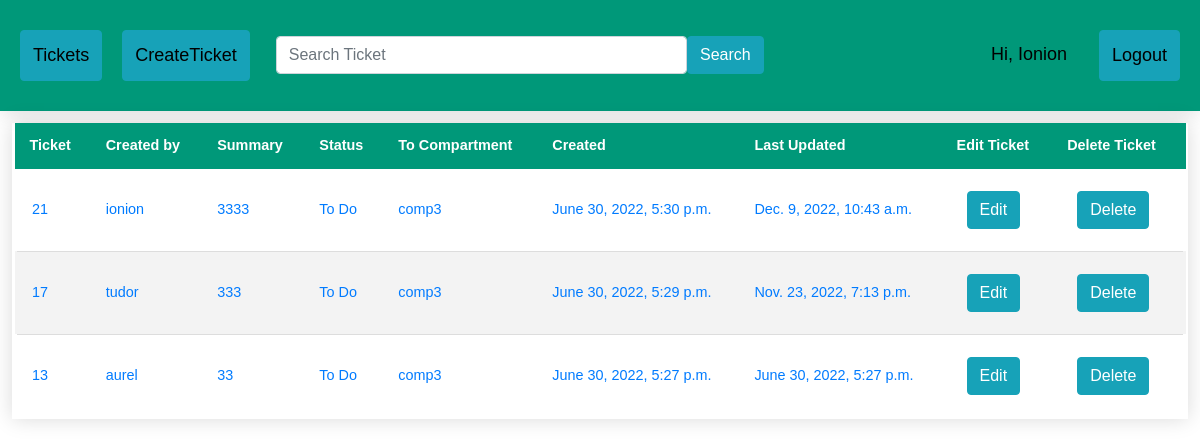
Screenshot of / (signed in) with the database file from the repository.
### ticketApp/models.py (models this page shows)
class Ticket(models.Model):
	title = models.CharField(max_length=100)
	assignee = models.ForeignKey(User, null=True, blank=True, on_delete=models.CASCADE)
	status = models.CharField(max_length=25, choices=TicketStatus.choices, default=TicketStatus.TO_DO)
	compartment = models.CharField(max_length=25, choices=Compartiment.choices, default=None, null=False, blank=False)
	description = models.TextField()
	created_at = models.DateTimeField('created at', auto_now_add=True)
	updated_at = models.DateTimeField('updated at', auto_now=True)
	active = models.BooleanField(default=1)

### ticketApp/views.py (the view)
# urls.py: path('', views.index, name='index'),
def index(request):
	tickets = Ticket.objects.order_by('-created_at')
	return render(request, 'index.html', {'tickets': tickets})

### ticketApp/templates/index.html (shortened to what this page needs)
{% extends 'base.html' %}
{% block content %}
<table class="styled-table" content="width=device-width, initial-scale=1, maximum-scale=1, minimum-scale=1">
    <thead>
    <tr>
        <th>Ticket</th>
        <th>Created by</th>
        <th>Summary</th>
        <th>Status</th>
        <th>To Compartment</th>
        <th>Created</th>
        <th>Last Updated</th>
        <th>Edit Ticket</th>
        <th>Delete Ticket</th>
    </tr>
    </thead>
    {% if user.is_authenticated %}
    <tbody>
    {% for ticket in tickets %}
    {% if user.usercreate.compartment == ticket.compartment or user.is_superuser %}
    {% if ticket.active == True %}
    <tr>
        <td><a href="/ticket/{{ticket.id}}">{{ticket.id}}</a></td>
        <td><a href="/ticket/{{ticket.id}}">{{ticket.assignee}}</a></td>
        <td><a href="/ticket/{{ticket.id}}">{{ticket.title}}</a></td>
        <td><a href="/ticket/{{ticket.id}}">{{ticket.status}}</a></td>
        <td><a href="/ticket/{{ticket.id}}">{{ticket.compartment}}</a></td>
        <td><a href="/ticket/{{ticket.id}}">{{ticket.created_at}}</a></td>
        <td><a href="/ticket/{{ticket.id}}">{{ticket.updated_at}}</a></td>
        <td><a href="{% url 'EditTicket' ticket.id %}" style="margin:10px;" class="btn btn-info">Edit</a></td>
        <td><a href="{% url 'InactiveTicket' ticket.id %}" style="margin:10px;" class="btn btn-info">Delete</a></td>
    </tr>
    {% endif %}
    {% endif %}
    {% endfor %}
    {% else %}
    <h2 align="center" class="rainbow-text"><strong>You can Login when the Admin activates your account!!!</strong></h2>
    </tbody>
    {% endif %}
</table>
{% endblock %}

### ticketApp/templates/base.html (shortened to what this page needs)
<!DOCTYPE html>
<html>
<head>
    {% load static %}
    <link rel="stylesheet" href="https://stackpath.bootstrapcdn.com/bootstrap/4.4.1/css/bootstrap.min.css"
>
    <link rel="stylesheet" type="text/css" href="{% static 'css/style.css' %}">
</head>
<body>
<div class="header">
    <a href="{% url 'index' %}" style="margin:10px;" class="btn btn-info">Tickets</a>
    {% if user.is_authenticated %}
    <a href="{% url 'CreateTicket' %}" style="margin:10px;" class="btn btn-info">CreateTicket</a>
    <form style="margin:10px;" class="d-flex" method=POST action="{% url 'index_search' %}">
        <input class="form-control me-2" type="search" placeholder="Search Ticket" aria-label="Search" name="searched">
        <button class="btn btn-info" type="submit">Search</button>
    </form>
    {% endif %}
    <div class="header-right">
        {% if user.is_authenticated %}
        <a style="margin:10px;">Hi, {{ request.user.username|title }}</a>
        <a class="btn btn-info" href="/logout_request" style="margin:10px;">Logout</a>
        {% else %}
        <a href="{% url 'login_request' %}" class="btn btn-info">Login</a>
        {% endif %}
    </div>
</div>
<div id="body">
    {% block content %}{% endblock %}
</div>
</body>
</html>

### ticketApp/static/css/style.css (style rules this page uses)
.header { overflow: hidden; background-color: #009879; padding: 20px 10px; min-width: 200px; box-shadow: 0 0 20px rgba(0, 0, 0, 0.15); }
.header a { float: left; color: black; text-align: center; padding: 12px; text-decoration: none; font-size: 18px; font-family: sans-serif; line-height: 25px; border-radius: 4px; }
.header-right { float: right; }
.d-flex { float: left; width: 500px; text-align: center; font-family: sans-serif; line-height: 25px; padding: 6px; }
.styled-table { border-collapse: collapse; margin: 25px 0; width:98%; margin-top: 1%; margin-left:1%; margin-right:1%; font-size: 0.9em; font-family: sans-serif; min-width: 200px; box-shadow: 0 0 20px rgba(0, 0, 0, 0.15); }
.styled-table thead tr { background-color: #009879; color: #ffffff; text-align: left; }
.styled-table th, .styled-table td { padding: 12px 15px; }
.styled-table tbody tr { border-bottom: 1px solid #dddddd; }
.styled-table tbody tr:nth-of-type(even) { background-color: #f3f3f3; }
.styled-table tbody tr:last-of-type { border-bottom: 2px solid transparent; }
.styled-table tbody tr { border-right: 5px solid transparent; border-left: 5px solid transparent; }

### rows the page displays
Ticket: id "21", assignee "ionion", title "3333", status "To Do", compartment "comp3", created_at "June 30, 2022, 5:30 p.m.", updated_at "Dec. 9, 2022, 10:43 a.m."
Ticket: id "17", assignee "tudor", title "333", status "To Do", compartment "comp3", created_at "June 30, 2022, 5:29 p.m.", updated_at "Nov. 23, 2022, 7:13 p.m."
Ticket: id "13", assignee "aurel", title "33", status "To Do", compartment "comp3", created_at "June 30, 2022, 5:27 p.m.", updated_at "June 30, 2022, 5:27 p.m."

### other values shown
{{ request.user.username|title }} "Ionion"
